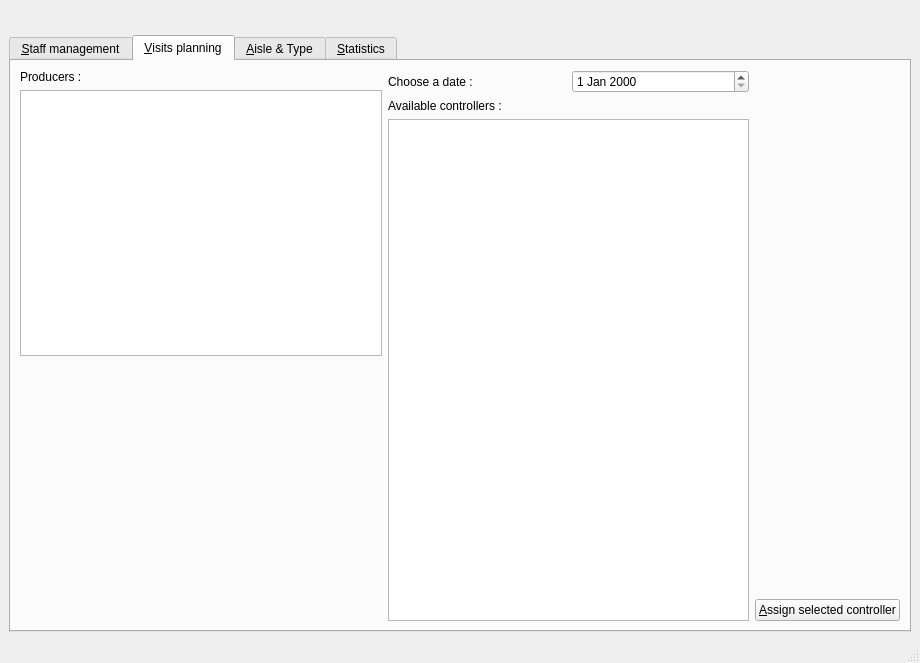
<?xml version="1.0" encoding="UTF-8"?>
<ui version="4.0">
 <class>MainWindowGestionnaire</class>
 <widget class="QMainWindow" name="MainWindowGestionnaire">
  <property name="geometry">
   <rect>
    <x>0</x>
    <y>0</y>
    <width>920</width>
    <height>663</height>
   </rect>
  </property>
  <property name="windowTitle">
   <string>New World Manager</string>
  </property>
  <widget class="QWidget" name="centralwidget">
   <layout class="QVBoxLayout" name="verticalLayout_3">
    <item>
     <layout class="QHBoxLayout" name="horizontalLayout">
      <item>
       <spacer name="horizontalSpacer">
        <property name="orientation">
         <enum>Qt::Horizontal</enum>
        </property>
        <property name="sizeHint" stdset="0">
         <size>
          <width>40</width>
          <height>20</height>
         </size>
        </property>
       </spacer>
      </item>
      <item>
       <widget class="QLabel" name="labelBonjour">
        <property name="text">
         <string/>
        </property>
       </widget>
      </item>
     </layout>
    </item>
    <item>
     <widget class="QTabWidget" name="tabWidget">
      <property name="currentIndex">
       <number>1</number>
      </property>
      <widget class="QWidget" name="tabGestionPerso">
       <attribute name="title">
        <string>&amp;Staff management</string>
       </attribute>
       <layout class="QHBoxLayout" name="horizontalLayout_6">
        <item>
         <layout class="QVBoxLayout" name="verticalLayout_2">
          <item>
           <widget class="QTableWidget" name="tableWidget">
            <property name="sizePolicy">
             <sizepolicy hsizetype="MinimumExpanding" vsizetype="MinimumExpanding">
              <horstretch>0</horstretch>
              <verstretch>0</verstretch>
             </sizepolicy>
            </property>
            <property name="editTriggers">
             <set>QAbstractItemView::NoEditTriggers</set>
            </property>
           </widget>
          </item>
          <item>
           <layout class="QHBoxLayout" name="horizontalLayout_2">
            <item>
             <spacer name="horizontalSpacer_2">
              <property name="orientation">
               <enum>Qt::Horizontal</enum>
              </property>
              <property name="sizeHint" stdset="0">
               <size>
                <width>40</width>
                <height>20</height>
               </size>
              </property>
             </spacer>
            </item>
            <item>
             <widget class="QPushButton" name="pushButtonDelete">
              <property name="text">
               <string>&amp;Delete</string>
              </property>
             </widget>
            </item>
           </layout>
          </item>
          <item>
           <spacer name="verticalSpacer">
            <property name="orientation">
             <enum>Qt::Vertical</enum>
            </property>
            <property name="sizeHint" stdset="0">
             <size>
              <width>20</width>
              <height>40</height>
             </size>
            </property>
           </spacer>
          </item>
         </layout>
        </item>
        <item>
         <widget class="Line" name="line">
          <property name="orientation">
           <enum>Qt::Vertical</enum>
          </property>
         </widget>
        </item>
        <item>
         <layout class="QVBoxLayout" name="verticalLayout_6">
          <item>
           <layout class="QFormLayout" name="formLayout">
            <item row="0" column="0">
             <widget class="QLabel" name="labelId">
              <property name="text">
               <string>id</string>
              </property>
             </widget>
            </item>
            <item row="0" column="1">
             <widget class="QLabel" name="labelId2">
              <property name="text">
               <string/>
              </property>
             </widget>
            </item>
            <item row="1" column="0">
             <widget class="QLabel" name="labelHireDate">
              <property name="text">
               <string>Hire date</string>
              </property>
             </widget>
            </item>
            <item row="1" column="1">
             <widget class="QLabel" name="labelHireDate2">
              <property name="text">
               <string/>
              </property>
             </widget>
            </item>
            <item row="2" column="0">
             <widget class="QLabel" name="labelssNumber">
              <property name="text">
               <string>N° securite sociale</string>
              </property>
             </widget>
            </item>
            <item row="2" column="1">
             <widget class="QLineEdit" name="lineEditSecuriteSociale"/>
            </item>
            <item row="3" column="0">
             <widget class="QLabel" name="labelFirstName">
              <property name="text">
               <string>First name</string>
              </property>
             </widget>
            </item>
            <item row="3" column="1">
             <widget class="QLineEdit" name="lineEditFirstName"/>
            </item>
            <item row="4" column="0">
             <widget class="QLabel" name="labelLastName">
              <property name="text">
               <string>Last name</string>
              </property>
             </widget>
            </item>
            <item row="4" column="1">
             <widget class="QLineEdit" name="lineEditLastName"/>
            </item>
            <item row="5" column="0">
             <widget class="QLabel" name="labelEmail">
              <property name="text">
               <string>Email</string>
              </property>
             </widget>
            </item>
            <item row="5" column="1">
             <widget class="QLineEdit" name="lineEditEmail"/>
            </item>
            <item row="6" column="0">
             <widget class="QLabel" name="labelCountry">
              <property name="text">
               <string>Country</string>
              </property>
             </widget>
            </item>
            <item row="6" column="1">
             <widget class="QLineEdit" name="lineEditCountry"/>
            </item>
            <item row="7" column="0">
             <widget class="QLabel" name="labelPostalCode">
              <property name="text">
               <string>Postal code</string>
              </property>
             </widget>
            </item>
            <item row="7" column="1">
             <widget class="QLineEdit" name="lineEditPostalCode"/>
            </item>
            <item row="8" column="0">
             <widget class="QLabel" name="labelCity">
              <property name="text">
               <string>City</string>
              </property>
             </widget>
            </item>
            <item row="8" column="1">
             <widget class="QLineEdit" name="lineEditCity"/>
            </item>
            <item row="9" column="0">
             <widget class="QLabel" name="labelStreet">
              <property name="text">
               <string>Street</string>
              </property>
             </widget>
            </item>
            <item row="9" column="1">
             <widget class="QLineEdit" name="lineEditStreet"/>
            </item>
            <item row="10" column="0">
             <widget class="QLabel" name="labelType">
              <property name="text">
               <string>Type</string>
              </property>
             </widget>
            </item>
            <item row="10" column="1">
             <layout class="QVBoxLayout" name="verticalLayout">
              <item>
               <widget class="QRadioButton" name="radioButtonManager">
                <property name="text">
                 <string>Manager</string>
                </property>
               </widget>
              </item>
              <item>
               <widget class="QRadioButton" name="radioButtonController">
                <property name="text">
                 <string>Controller</string>
                </property>
               </widget>
              </item>
             </layout>
            </item>
           </layout>
          </item>
          <item>
           <layout class="QHBoxLayout" name="horizontalLayout_5">
            <item>
             <widget class="QPushButton" name="pushButtonEdit">
              <property name="text">
               <string>&amp;Edit</string>
              </property>
             </widget>
            </item>
            <item>
             <spacer name="horizontalSpacer_4">
              <property name="orientation">
               <enum>Qt::Horizontal</enum>
              </property>
              <property name="sizeHint" stdset="0">
               <size>
                <width>40</width>
                <height>20</height>
               </size>
              </property>
             </spacer>
            </item>
            <item>
             <widget class="QPushButton" name="pushButtonAdd">
              <property name="text">
               <string>&amp;Add</string>
              </property>
             </widget>
            </item>
           </layout>
          </item>
          <item>
           <layout class="QHBoxLayout" name="horizontalLayout_4">
            <item>
             <spacer name="horizontalSpacer_5">
              <property name="orientation">
               <enum>Qt::Horizontal</enum>
              </property>
              <property name="sizeHint" stdset="0">
               <size>
                <width>40</width>
                <height>20</height>
               </size>
              </property>
             </spacer>
            </item>
            <item>
             <widget class="QPushButton" name="pushButtonClear">
              <property name="text">
               <string>&amp;Clear</string>
              </property>
             </widget>
            </item>
            <item>
             <spacer name="horizontalSpacer_6">
              <property name="orientation">
               <enum>Qt::Horizontal</enum>
              </property>
              <property name="sizeHint" stdset="0">
               <size>
                <width>40</width>
                <height>20</height>
               </size>
              </property>
             </spacer>
            </item>
           </layout>
          </item>
         </layout>
        </item>
       </layout>
      </widget>
      <widget class="QWidget" name="tabPlaniVisite">
       <attribute name="title">
        <string>&amp;Visits planning</string>
       </attribute>
       <layout class="QHBoxLayout" name="horizontalLayout_15">
        <item>
         <layout class="QVBoxLayout" name="verticalLayout_9">
          <item>
           <widget class="QLabel" name="label_3">
            <property name="text">
             <string>Producers :</string>
            </property>
           </widget>
          </item>
          <item>
           <widget class="QTableWidget" name="tableWidgetProducersVisit"/>
          </item>
          <item>
           <spacer name="verticalSpacer_4">
            <property name="orientation">
             <enum>Qt::Vertical</enum>
            </property>
            <property name="sizeHint" stdset="0">
             <size>
              <width>20</width>
              <height>40</height>
             </size>
            </property>
           </spacer>
          </item>
         </layout>
        </item>
        <item>
         <layout class="QVBoxLayout" name="verticalLayout_10">
          <item>
           <layout class="QHBoxLayout" name="horizontalLayout_14">
            <item>
             <widget class="QLabel" name="label">
              <property name="text">
               <string>Choose a date :</string>
              </property>
             </widget>
            </item>
            <item>
             <widget class="QDateEdit" name="dateEditVisit"/>
            </item>
           </layout>
          </item>
          <item>
           <widget class="QLabel" name="label_2">
            <property name="text">
             <string>Available controllers :</string>
            </property>
           </widget>
          </item>
          <item>
           <widget class="QListWidget" name="listWidgetAvailableControllers"/>
          </item>
         </layout>
        </item>
        <item>
         <layout class="QVBoxLayout" name="verticalLayout_11">
          <item>
           <spacer name="verticalSpacer_3">
            <property name="orientation">
             <enum>Qt::Vertical</enum>
            </property>
            <property name="sizeHint" stdset="0">
             <size>
              <width>20</width>
              <height>40</height>
             </size>
            </property>
           </spacer>
          </item>
          <item>
           <widget class="QPushButton" name="pushButtonAssignController">
            <property name="text">
             <string>&amp;Assign selected controller</string>
            </property>
           </widget>
          </item>
         </layout>
        </item>
       </layout>
      </widget>
      <widget class="QWidget" name="tabAjoutRayonProduit">
       <attribute name="title">
        <string>&amp;Aisle &amp;&amp; Type</string>
       </attribute>
       <layout class="QVBoxLayout" name="verticalLayout_8">
        <item>
         <layout class="QHBoxLayout" name="horizontalLayout_13">
          <item>
           <layout class="QVBoxLayout" name="verticalLayout_7">
            <item>
             <widget class="QLabel" name="label_6">
              <property name="text">
               <string>Aisles</string>
              </property>
             </widget>
            </item>
            <item>
             <widget class="QListWidget" name="listWidgetAisles"/>
            </item>
            <item>
             <layout class="QHBoxLayout" name="horizontalLayout_3">
              <item>
               <widget class="QLineEdit" name="lineEditAisles"/>
              </item>
              <item>
               <widget class="QPushButton" name="pushButtonAddAisles">
                <property name="text">
                 <string>Add</string>
                </property>
               </widget>
              </item>
             </layout>
            </item>
            <item>
             <layout class="QHBoxLayout" name="horizontalLayout_10">
              <item>
               <spacer name="horizontalSpacer_10">
                <property name="orientation">
                 <enum>Qt::Horizontal</enum>
                </property>
                <property name="sizeHint" stdset="0">
                 <size>
                  <width>40</width>
                  <height>20</height>
                 </size>
                </property>
               </spacer>
              </item>
              <item>
               <widget class="QPushButton" name="pushButtonDeleteAisles">
                <property name="text">
                 <string>Delete</string>
                </property>
               </widget>
              </item>
             </layout>
            </item>
           </layout>
          </item>
          <item>
           <spacer name="horizontalSpacer_3">
            <property name="orientation">
             <enum>Qt::Horizontal</enum>
            </property>
            <property name="sizeHint" stdset="0">
             <size>
              <width>40</width>
              <height>20</height>
             </size>
            </property>
           </spacer>
          </item>
          <item>
           <layout class="QVBoxLayout" name="verticalLayout_5">
            <item>
             <widget class="QLabel" name="label_7">
              <property name="text">
               <string>Categories</string>
              </property>
             </widget>
            </item>
            <item>
             <widget class="QListWidget" name="listWidgetCategories"/>
            </item>
            <item>
             <layout class="QHBoxLayout" name="horizontalLayout_7">
              <item>
               <widget class="QLineEdit" name="lineEditCategories"/>
              </item>
              <item>
               <widget class="QPushButton" name="pushButtonAddCategories">
                <property name="text">
                 <string>Add</string>
                </property>
               </widget>
              </item>
             </layout>
            </item>
            <item>
             <layout class="QHBoxLayout" name="horizontalLayout_11">
              <item>
               <spacer name="horizontalSpacer_9">
                <property name="orientation">
                 <enum>Qt::Horizontal</enum>
                </property>
                <property name="sizeHint" stdset="0">
                 <size>
                  <width>40</width>
                  <height>20</height>
                 </size>
                </property>
               </spacer>
              </item>
              <item>
               <widget class="QPushButton" name="pushButtonDeleteCategories">
                <property name="text">
                 <string>Delete</string>
                </property>
               </widget>
              </item>
             </layout>
            </item>
           </layout>
          </item>
          <item>
           <spacer name="horizontalSpacer_7">
            <property name="orientation">
             <enum>Qt::Horizontal</enum>
            </property>
            <property name="sizeHint" stdset="0">
             <size>
              <width>40</width>
              <height>20</height>
             </size>
            </property>
           </spacer>
          </item>
          <item>
           <layout class="QVBoxLayout" name="verticalLayout_4">
            <item>
             <widget class="QLabel" name="label_8">
              <property name="text">
               <string>Products</string>
              </property>
             </widget>
            </item>
            <item>
             <widget class="QListWidget" name="listWidgetProducts"/>
            </item>
            <item>
             <layout class="QHBoxLayout" name="horizontalLayout_8">
              <item>
               <widget class="QLineEdit" name="lineEditProducts"/>
              </item>
              <item>
               <widget class="QPushButton" name="pushButtonAddProducts">
                <property name="text">
                 <string>Add</string>
                </property>
               </widget>
              </item>
             </layout>
            </item>
            <item>
             <layout class="QHBoxLayout" name="horizontalLayout_9">
              <item>
               <spacer name="horizontalSpacer_8">
                <property name="orientation">
                 <enum>Qt::Horizontal</enum>
                </property>
                <property name="sizeHint" stdset="0">
                 <size>
                  <width>40</width>
                  <height>20</height>
                 </size>
                </property>
               </spacer>
              </item>
              <item>
               <widget class="QPushButton" name="pushButtonDeleteProducts">
                <property name="text">
                 <string>Delete</string>
                </property>
               </widget>
              </item>
             </layout>
            </item>
           </layout>
          </item>
         </layout>
        </item>
        <item>
         <spacer name="verticalSpacer_2">
          <property name="orientation">
           <enum>Qt::Vertical</enum>
          </property>
          <property name="sizeHint" stdset="0">
           <size>
            <width>20</width>
            <height>41</height>
           </size>
          </property>
         </spacer>
        </item>
        <item>
         <layout class="QHBoxLayout" name="horizontalLayout_12">
          <item>
           <spacer name="horizontalSpacer_11">
            <property name="orientation">
             <enum>Qt::Horizontal</enum>
            </property>
            <property name="sizeHint" stdset="0">
             <size>
              <width>40</width>
              <height>20</height>
             </size>
            </property>
           </spacer>
          </item>
          <item>
           <widget class="QPushButton" name="pushButton">
            <property name="text">
             <string>Moderate suggestions</string>
            </property>
           </widget>
          </item>
         </layout>
        </item>
       </layout>
      </widget>
      <widget class="QWidget" name="tabStatistiques">
       <attribute name="title">
        <string>&amp;Statistics</string>
       </attribute>
      </widget>
     </widget>
    </item>
   </layout>
  </widget>
  <widget class="QMenuBar" name="menubar">
   <property name="geometry">
    <rect>
     <x>0</x>
     <y>0</y>
     <width>920</width>
     <height>27</height>
    </rect>
   </property>
  </widget>
  <widget class="QStatusBar" name="statusbar"/>
 </widget>
 <resources/>
 <connections/>
</ui>
